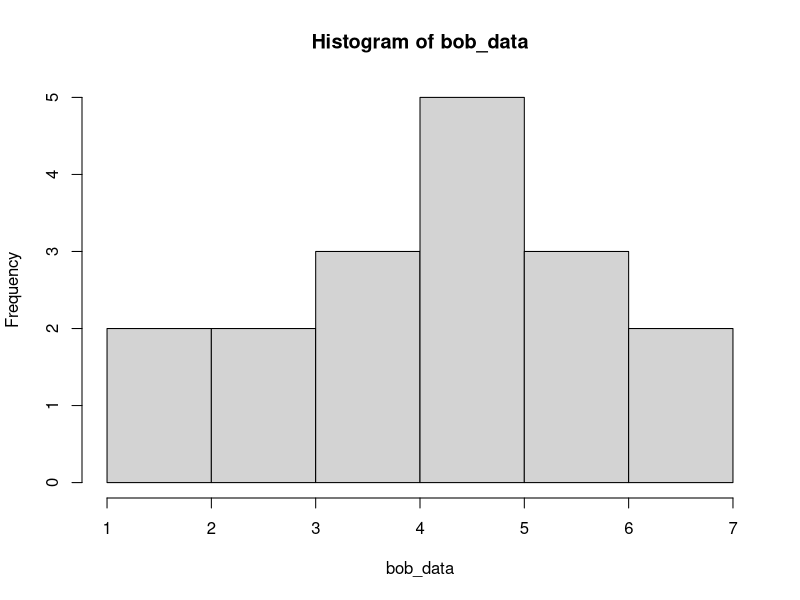
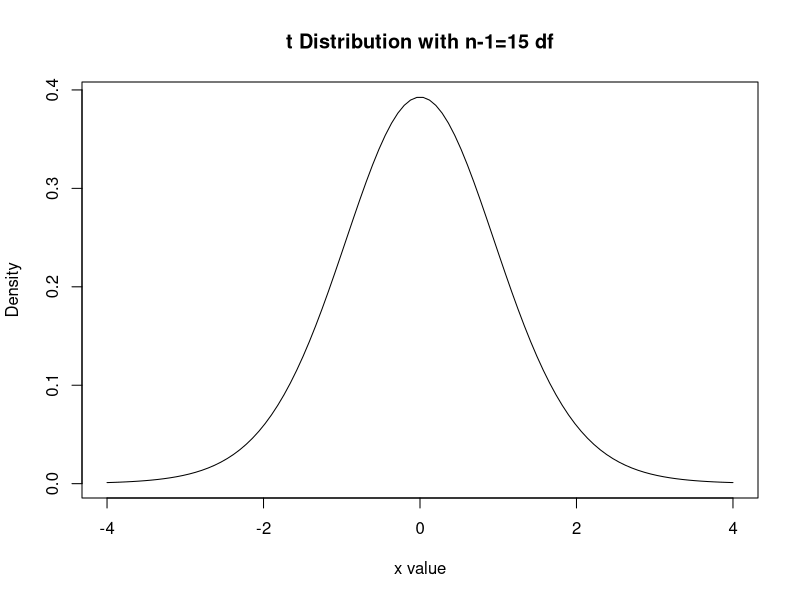

Recreate these plots in R, in order.
mu_0 <- 2

bob_data <- c(4.75, 4.4, 3.8, 5.2, 4.2, 4.7, 5.12, 4.9, 6, 2, 2.3, 1.5, 2.2, 3.8, 3.7, 6.5, 6.2)
hist(bob_data)

# * THIS IS BY HAND
n <- length(bob_data)
x_bar <- mean(bob_data)
sample_sd <- sd(bob_data)
t <- (x_bar-mu_0) / (sample_sd/sqrt(n))
df <- n-1
2*(1 - pt(q=t, df=df))


# * THIS IS "USING R"
test <- t.test(x=bob_data, alternative="two.sided", mu=2)
test$p.value






x <- seq(-4, 4, length=100)
hx <- dt(x, df=n-1)

plot(x, hx, type="l", lty=1, xlab="x value",
     ylab="Density", main="t Distribution with n-1=15 df")

# t <- (x_bar-mu_0) / (sample_sd/sqrt(n))
# df <- n-1
# 2*(1 - pt(q=t, df=df))

# test <- t.test(x=bob_data, alternative="two.sided", mu=2)
# test$p.value
